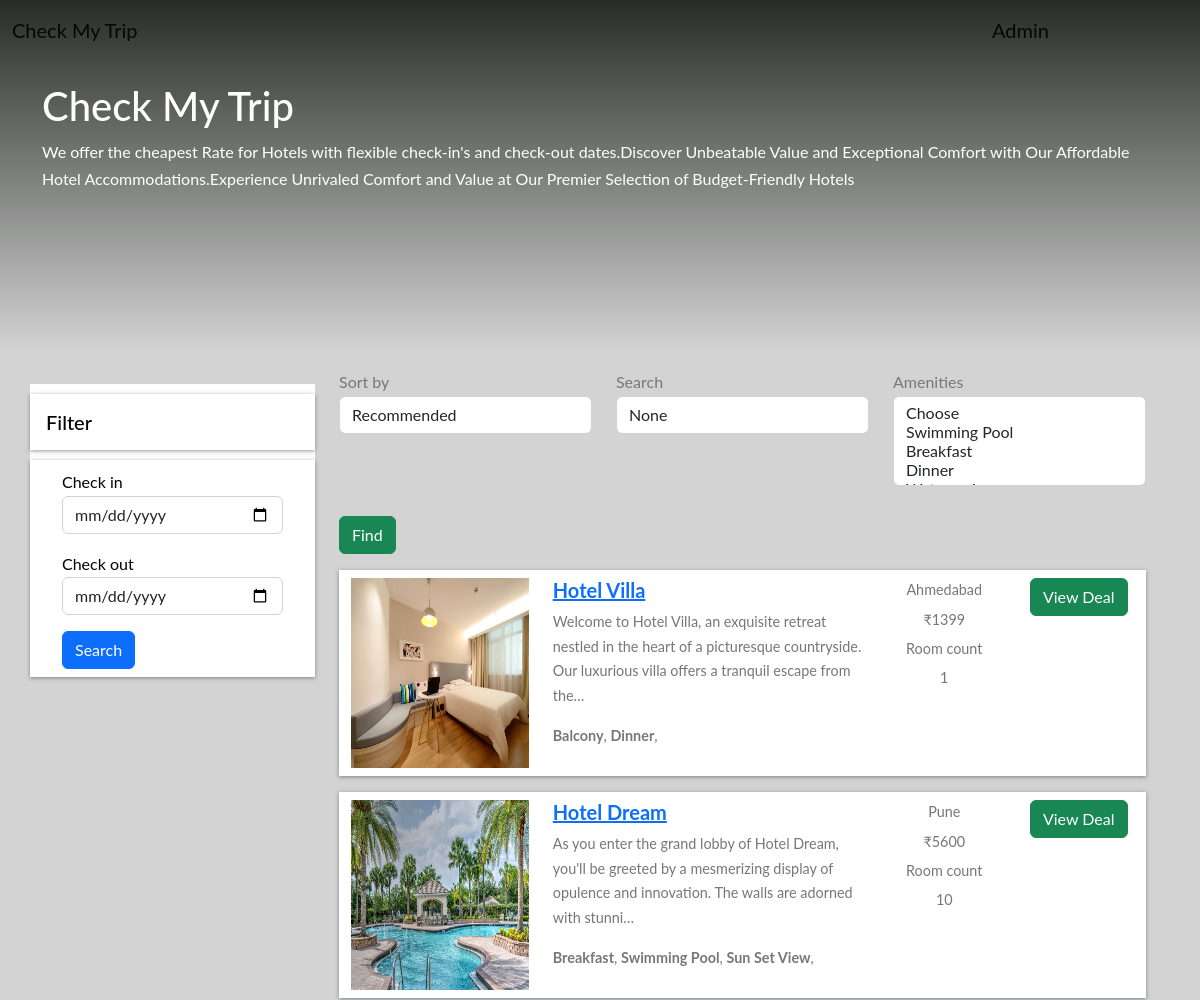
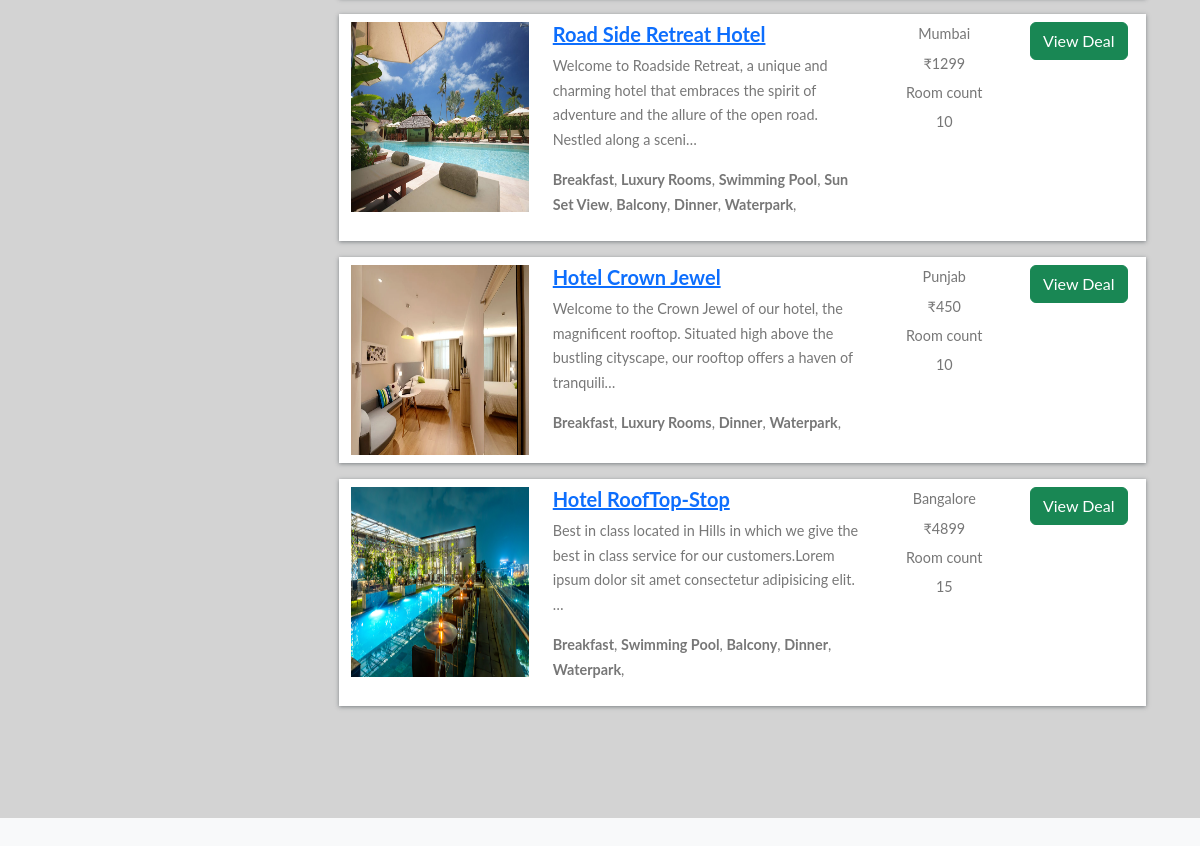
The page / on the database its author committed (2 pictures, top to bottom).
### home/models.py (models this page shows, shortened)
class BaseModel(models.Model):
    uid = models.UUIDField(default=uuid.uuid4   , editable=False , primary_key=True)
    created_at = models.DateField(auto_now_add=True)
    updated_at = models.DateField(auto_now_add=True)
    class Meta:
        abstract = True

class Hotel(BaseModel):
    hotel_name= models.CharField(max_length=100)
    hotel_price = models.IntegerField()
    description = models.TextField()
    amenities = models.ManyToManyField(Amenities)
    room_count = models.IntegerField(default=10)
    place=models.CharField(default='place',max_length=100)

class HotelImages(BaseModel):
    hotel= models.ForeignKey(Hotel ,related_name="images", on_delete=models.CASCADE)
    images = models.ImageField(upload_to="hotels")

class Amenities(BaseModel):
    amenity_name = models.CharField(max_length=100)

### home/views.py (the view)
# urls.py: path('', home , name='home'),
def home(request):
    amenities_objs = Amenities.objects.all()
    hotels_objs = Hotel.objects.all()
    place=request.GET.get('place')
    sort_by = request.GET.get('sort_by')
    search = request.GET.get('search')
    amenities = request.GET.getlist('amenities')
    print(amenities)
    if sort_by:
        if sort_by == 'ASC':
            hotels_objs = hotels_objs.order_by('hotel_price')
        elif sort_by == 'DSC':
            hotels_objs = hotels_objs.order_by('-hotel_price')
    if search:
        hotels_objs = hotels_objs.filter(
            Q(hotel_name__icontains = search) |
            Q(description__icontains = search) )
    if len(amenities):
        hotels_objs = hotels_objs.filter(amenities__amenity_name__in = amenities).distinct()
    context = {'amenities_objs' : amenities_objs , 'hotels_objs' : hotels_objs , 'sort_by' : sort_by
    , 'search' : search , 'amenities' : amenities,'place':place}
    return render(request , 'home.html' ,context)

### home/templates/home.html (shortened to what this page needs)
{% extends "base.html" %}
{%  block start %}
<section class="colorful jumbotron mb-0" role="banner">
    <nav class="navbar navbar-expand-lg justify-content-between navbar-dark" role="navigation">
    </nav>
    <div class="container hotels-container">
        <div class="row mt-2 justify-content-between">
            <div class=" text-white align-self-center mb-2 p-4">
                <h1>Check My Trip</h1>
                <span class=""> We offer the cheapest Rate for Hotels with flexible check-in's and check-out dates.Discover Unbeatable Value and Exceptional Comfort with Our Affordable Hotel Accommodations.Experience Unrivaled Comfort and Value at Our Premier Selection of Budget-Friendly Hotels
                </span>
            </div>
        </div>
    </div>
</section>
<section class="search-container mb-5 pb-5">
    <div class="container">
        <div class="row">
            <div class="col-lg-3">
                <div class="row mt-2 justify-content-between">
                    <div class="filter-card sticky">
                        <h5>Filter</h5>
                        <form action="#">
                            <div class="row form-group">
                                <div class="col-md-12">
                                    <label for="mintopay">Check in</label>
                                    <p>
                                        <input type="date" name="checkin" id="checkin" class="form-control">
                                    </p>
                                </div>
                                <div class="col-md-12">
                                    <label for="maxtopay">Check out</label>
                                    <p>
                                        <input type="date" name="checkout" id="checkout" class="form-control">
                                    </p>
                                </div>
                            </div>
                            <div class="row form-group">
                                <div class="col-md-12">
                                    <input type="submit" class="btn btn-primary btn-block" value="Search">
                                </div>
                            </div>
                        </form>
                    </div>
                </div>
            </div>
            <div class="col-lg-9  px-4 mb-5">
                <form>
                <div class="row mt-3">
                    <div class="col-md-4">
                    <div class="form-inline">
                        <label class="" for="exampleFormControlSelect1">Sort by</label>
                        <select class="form-control" name="sort_by" id="exampleFormControlSelect1">
                            <option value="">Recommended</option>
                        </select>
                    </div>
                    </div>
                    <div class="col-md-4">
                        <div class="form-inline">
                            <label class="" for="exampleFormControlSelect1">Search</label>
                            <input name="search" class="form-control" value="{{search}}" placeholder="Start Searching...">
                        </div>
                    </div>
                    <div class="col-md-4">
                        <div class="form-inline">
                           <label class="" for="exampleFormControlSelect1">Amenities</label>
                            <select name="amenities" class="form-control" multiple>
                            <option value="">Choose</option>
                            {% for amenities_obj in amenities_objs %}
                            <option {% if amenities_obj.amenity_name in amenities  %} selected {%endif%}value="{{amenities_obj.amenity_name}}">{{amenities_obj.amenity_name}}</option>
                                {% endfor %}
                        </select>
                        </div>
                    </div>
                    <div class="col-md-4">
                            <button style="margin-top: 30px;" type="submit" class="btn btn-success">Find</button>
                        </div>
                </div>
                </form>
                {% for hotels_obj in hotels_objs %}
                <div class="row search-card-result">
                    <div class="col-md-3">
                    <a href="/hotel-detail/{{hotels_obj.uid}}">
                        <img class="img-fluid" src="/media/{{hotels_obj.images.first.images}}" alt="Card image cap">
                    </a></div>
                    <div class="col-md-5">
                        <a href="/hotel-detail/{{hotels_obj.uid}}">
                        <h5>{{hotels_obj.hotel_name}}</h5></a>
                        <p>
                            {{hotels_obj.description|truncatechars:150}}
                        </p>
                        <p>
                            {%for amenitie in hotels_obj.amenities.all %}
                            <b>{{amenitie.amenity_name}}</b>,
                            {% endfor %}
                        </p>
                    </div>
                    <div class="col-md-2 border-left text-center more-offers">
                        <p>{{hotels_obj.place}}</p>
                        <p>₹{{hotels_obj.hotel_price}}</p>
                        <p>Room count</p>
                        <p>{{hotels_obj.room_count}}</p>
                    </div>
                    <div class="col-md-2 border-left text-center more-offers">
                        <div class="btn btn-success">View Deal </div>
                    </div>
                </div>
                {% endfor %}
            </div>
        </div>
    </div>
</section>
{% endblock %}

### home/templates/base.html (shortened to what this page needs)
<!doctype html>
<html lang="en">
  <head>
    <link href="https://cdn.jsdelivr.net/npm/bootstrap@5.2.0-beta1/dist/css/bootstrap.min.css" rel="stylesheet">
   {% load static %}
   <link rel="stylesheet" href="{% static 'base.css' %}">
</head>
<body class="bg-light">
<nav class="navbar fixed-top ">
  <div class="container-fluid">
    <a class="navbar-brand" href="/">Check My Trip</a>
    <div class="col-lg-2">
    <a class="navbar-brand" href="admin/">Admin</a>
    </div>
</nav>
      {% block start %}
      {% endblock %}
  </body>
</html>

### static/base.css (style rules this page uses)
* { padding: 0px; margin: 0px; }
body { font-family: "Lato", Arial, sans-serif; font-weight: 400; font-size: 16px; line-height: 1.7; background: #fff; color: #777; }
div { scroll-behavior: smooth; }
nav { margin-bottom: 1rem; }
nav a { color: white; -webkit-transition: 0.5s; -o-transition: 0.5s; transition: 0.5s; }
.colorful { background: #4b79a1; background: -webkit-linear-gradient(to bottom, #283e51, #4b79a1); background: linear-gradient(to bottom, #282c28, #d3d3d3); border-radius: 0px; padding: 0px 0 1rem 0 !important; }
.hotels-container { padding: 0.5rem 0 7rem 0; }
.search-container { background: #d3d3d3; }
.search-card-result { box-shadow: 0px 1px 4px rgba(41, 51, 57, 0.5); margin: 1rem 0; padding: 0.5rem 0; background-color: #fff; }
.search-card-result img { height: 190px; }
.search-card-result h5 { font-style: 1.1rem; font-weight: 700; }
.search-card-result p { font-size: 0.9rem; }
.search-card-result .more-offers p { margin-bottom: 0.3rem; }
.filter-card { padding: 0; background: #fff; display: inline-block; color: black; position: sticky; top: 20px; z-index: 100; }
.filter-card h5 { margin: 10px 0; padding: 1rem; box-shadow: 0px 1px 4px rgba(41, 51, 57, 0.5); color: #000; }
.filter-card form { box-shadow: 0px 1px 4px rgba(41, 51, 57, 0.5); padding: 0.5rem 2rem; }

### rows shown on the page
Hotel: images.first.images (picture), hotel_name "Hotel Villa", description "Welcome to Hotel Villa, an exquisite retreat nestled in the heart of a picturesque countryside. Our luxurious villa offers a tranquil escape from the…", place "Ahmedabad", hotel_price "1399", room_count "1"
Amenities: amenity_name "Balcony"
Amenities: amenity_name "Dinner"
Hotel: images.first.images (picture), hotel_name "Hotel Dream", description "As you enter the grand lobby of Hotel Dream, you'll be greeted by a mesmerizing display of opulence and innovation. The walls are adorned with stunni…", place "Pune", hotel_price "5600", room_count "10"
Amenities: amenity_name "Breakfast"
Amenities: amenity_name "Swimming Pool"
Amenities: amenity_name "Sun Set View"
Hotel: images.first.images (picture), hotel_name "Road Side Retreat Hotel", description "Welcome to Roadside Retreat, a unique and charming hotel that embraces the spirit of adventure and the allure of the open road. Nestled along a sceni…", place "Mumbai", hotel_price "1299", room_count "10"
Amenities: amenity_name "Luxury Rooms"
Amenities: amenity_name "Waterpark"
Hotel: images.first.images (picture), hotel_name "Hotel Crown Jewel", description "Welcome to the Crown Jewel of our hotel, the magnificent rooftop. Situated high above the bustling cityscape, our rooftop offers a haven of tranquili…", place "Punjab", hotel_price "450", room_count "10"
Hotel: images.first.images (picture), hotel_name "Hotel RoofTop-Stop", description "Best in class located in Hills in which we give the best in class service for our customers.Lorem ipsum dolor sit amet consectetur adipisicing elit. …", place "Bangalore", hotel_price "4899", room_count "15"
